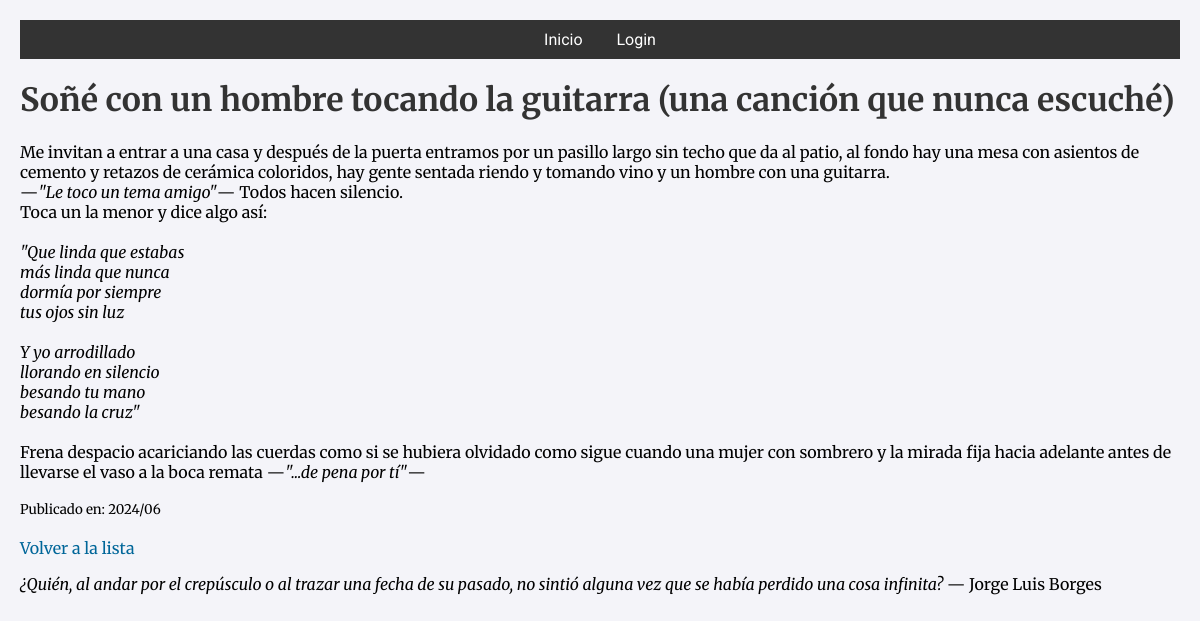
The app's page /post/4 with its own data.
### tables this page shows
CREATE TABLE posts
                     (id INTEGER PRIMARY KEY, title TEXT, content TEXT, 
                     audio TEXT, timestamp TEXT);

### app.py (the view)
@app.route('/post/<int:post_id>')
def post_detail(post_id):
    with sqlite3.connect('database.db') as conn:
        c = conn.cursor()
        c.execute('SELECT * FROM posts WHERE id = ?', (post_id,))
        post = c.fetchone()
    return render_template('post_detail.html', post=post, Markup=Markup)

### templates/post_detail.html (shortened to what this page needs)
{% extends "base.html" %}
{% block content %}
    <h1>{{ post[1] }}</h1>
    <p>{{ Markup(post[2]) }}</p>
    <small>Publicado en: {{ post[4] }}</small>
    <br>
    <br>
    <a href="{{ url_for('index') }}">Volver a la lista</a>
{% endblock %}

### static/css/style.css (style rules this page uses)
body { font-family: 'Merriweather', serif; margin: 20px; background-color: #f4f4f9; }
h1, h2 { color: #333; }
a { color: #006699; text-decoration: none; }

### records on screen
posts: title "Soñé con un hombre tocando la guitarra (una canción que nunca escuché)", content "Me invitan a entrar a una casa y después de la puerta entramos por un pasillo largo sin techo que da al patio, al fondo hay una mesa con asientos de cemento y retazos de cerámica coloridos, hay gente sentada riendo y tomando vino y un hombre con una guitarra. — \"Le toco un tema amigo\" — Todos hacen silencio. Toca un la menor y dice algo así: \"Que linda que estabas más linda que nunca dormía por siempre tus ojos sin luz Y yo arrodillado llorando en silencio besando tu mano besando la cruz\" Frena despacio acariciando las cuerdas como si se hubiera olvidado como sigue cuando una mujer con sombrero y la mirada fija hacia adelante antes de llevarse el vaso a la boca remata — \"...de pena por tí\" —", timestamp "2024/06"
